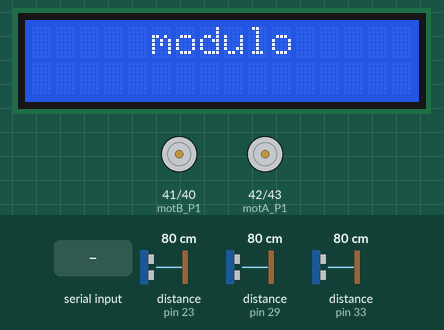
This sketch was run on a simulated Arduino Mega 2560, built with avr-gcc and run on an emulated ATmega2560. Parts: 16×2 character LCD, motor-driver pin pairs drawn as motors (green arrow = first pin HIGH = forward, orange = second pin HIGH = backward, longer = more drive, scaled by the enable pin). Wiring (inferred from the names in the program): 3 × ultrasonic range finder: trigger pin 22, echo pin 23 / trigger pin 28, echo pin 29 / trigger pin 32, echo pin 33. The inputs (shaded band) are chosen by the test bench; at power-on: distance to the obstacle (sensors on pin 23, pin 29, pin 33) 80 cm. The echo pulse lasts 58.3 µs per cm; what the sketch prints to the serial monitor is not drawn.

Above: at 2.2 s.
2.3 s: distance to the obstacle (sensor on pin 23) set to 23 cm
3.8 s: distance to the obstacle (sensor on pin 23) set to 19 cm
At 5.0 s:
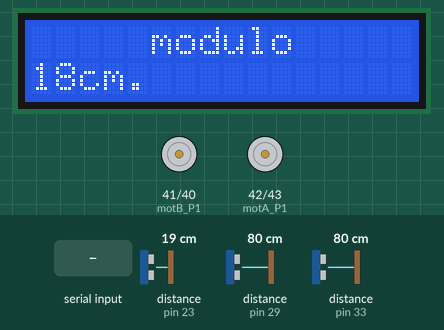
5.3 s: "04\n" received over Serial
At 6.6 s:
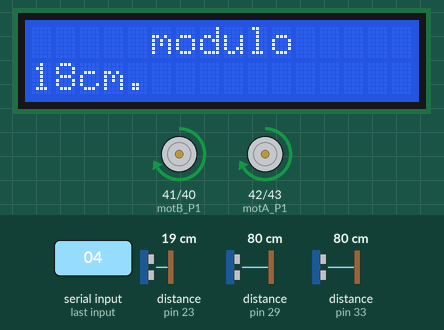
6.9 s: "01\n" received over the second serial link
At 7.6 s:
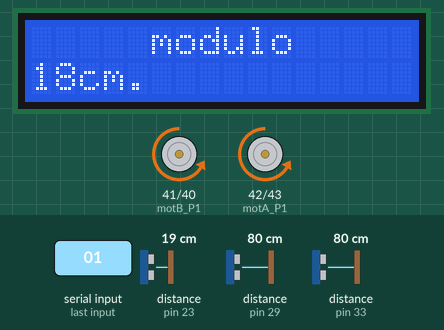
8.4 s: "02\n" received over Serial
At 9.6 s:
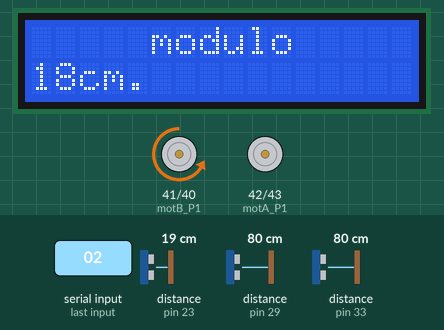
9.9 s: "03\n" received over the second serial link
At 11.3 s:
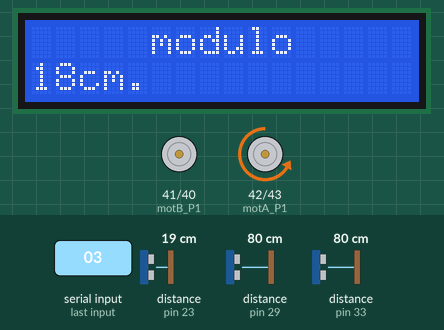
Timing chart, 0 to 12.4 s (numbered marks = the images above; inputs shaded):
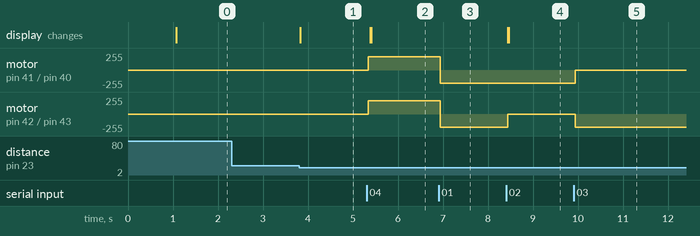

Measured:
- the behaviour switches between 21 and 20 cm on distance to the obstacle (sensor on pin 23) (found by bisection; images 0 and 1)
- after the input at 2.3 s, every drawn part: stays the same
- after the input at 3.8 s, the display: changes at once (image 1)
- after the input at 5.3 s, motor on pin 41 (motB_P1) / pin 40 (motB_P2), motor on pin 42 (motA_P1) / pin 43 (motA_P2): stopped → forward 200/255 at once; the display: first changes after 0.09 s (image 2 shows a later state)
- after the input at 6.9 s, motor on pin 41 (motB_P1) / pin 40 (motB_P2), motor on pin 42 (motA_P1) / pin 43 (motA_P2): forward 200/255 → backward 200/255 at once
- after the input at 8.4 s, motor on pin 42 (motA_P1) / pin 43 (motA_P2): backward 200/255 → stopped at once; the display: first changes at once (image 4 shows a later state)
- after the input at 9.9 s, motor on pin 41 (motB_P1) / pin 40 (motB_P2): backward 200/255 → stopped at once; motor on pin 42 (motA_P1) / pin 43 (motA_P2): stopped → backward 200/255 at once

The sketch:

proyect_003.ino
```cpp
#include "configproy.h"
#include "encoder.h"
#include "leds.h"
#include "motor.h"
#include "ultrasonido.h"
#include "serial.h"
#include "mensajes_lcd.h"
#include "rutinas.h"

unsigned char indice_principal=0;
unsigned char indice_temp=0;


void setup() {
  config_usart();
  config_voz();
  config_lcdi2c();
  config_ultrasonido();
  config_motor();
  config_encoder();
}

unsigned long d1=0;
void loop() {
  indice_principal=(indice_principal)&(sensar());
  movimiento(indice_principal);
  comunicacion(indice_principal);
  readSerial();
  indice_temp=indice_principal;
  indice_principal=analisis();
  if(indice_principal==0xFF){indice_principal=indice_temp;}
}
```

encoder.h
```cpp
//necesito revisar timer0

unsigned long RPM_A(void){
    while(!digitalRead(motAENC));
    unsigned long t11=pulseInLong(motAENC,LOW);
    while(digitalRead(motAENC));
    unsigned long t12=pulseInLong(motAENC,HIGH);
    t11=t11+t12;
    t11=t11*20;//tiempo(micro) en que hace una revolucion
    unsigned long RPM=60*1000*1000/t11;
    return RPM;
}

unsigned long RPM_B(void){
    while(!digitalRead(motBENC));
    unsigned long t11=pulseInLong(motBENC,LOW);
    while(digitalRead(motBENC));
    unsigned long t12=pulseInLong(motBENC,HIGH);
    t11=t11+t12;
    t11=t11*20;//tiempo(micro) en que hace una revolucion
    unsigned long RPM=60*1000*1000/t11;
    return RPM;
}
```

leds.h
```cpp
void parpadeo (void){
  for(char i=0;i<30;i++){
    digitalWrite(led_on, HIGH);
    delayMicroseconds(15000);
    digitalWrite(led_on, LOW );
    delayMicroseconds(15000);
  }
return;}
```

motor.h
```cpp
unsigned char PWM_temp=0;//limites
unsigned char PWMF=200;//FIN PWM
unsigned char PWMI=130;//INICIO PWM
unsigned char PWMP=00;//nulo

void velocidad(unsigned char vel){
  PWM_temp=vel;
  analogWrite(motAPWM,vel);
  analogWrite(motBPWM,vel);
return;}
void avanzar(void){
  velocidad(PWMF);
  digitalWrite(motA_P1, LOW );
  digitalWrite(motA_P2, HIGH);
  digitalWrite(motB_P1, LOW );
  digitalWrite(motB_P2, HIGH);
return;}
void retroceder(void){
  velocidad(PWMF);
  digitalWrite(motA_P1, HIGH);
  digitalWrite(motA_P2, LOW );
  digitalWrite(motB_P1, HIGH);
  digitalWrite(motB_P2, LOW );
return;}
void izquierda(void){
  velocidad(PWMF);
  digitalWrite(motA_P1, LOW );
  digitalWrite(motA_P2, LOW );
  digitalWrite(motB_P1, LOW );//ACTIVAR MOTOR DERECHO PARA IR A LA IZQUIERDA
  digitalWrite(motB_P2, HIGH );
return;}
void derecha(void){
  velocidad(PWMF);
  digitalWrite(motA_P1, LOW );//ACTIVAR MOTOR IZQUIERDA PARA IR A LA DERECHO
  digitalWrite(motA_P2, HIGH);
  digitalWrite(motB_P1, LOW );
  digitalWrite(motB_P2, LOW );
return;}
void parar(void){
  velocidad(PWMP);
  digitalWrite(motA_P1, LOW);//Inicializamos el pin con 0
  digitalWrite(motA_P2, LOW);//Inicializamos el pin con 0
  digitalWrite(motB_P1, LOW);//Inicializamos el pin con 0
  digitalWrite(motB_P2, LOW);//Inicializamos el pin con 0
return;}
```

rutinas.h
```cpp
unsigned long cuentaS=0;

char sensar(void){//NECESITA TRABAJAR CON DOS VARIABLES:MOVIMIENTO(ADONDE NOS QUEREMOS MOVER) Y VARIABLE COUNT(DE DONDE PROVIENE EL BLOQUEO)
  unsigned char indiceS=0xFF;
  unsigned long d=0;
  unsigned long temp_d=99;
  unsigned char count=0;
  d=distancia(trig1,echo1);//no funciona
  if(d<20){ if(temp_d>d){temp_d=d;}
            if(d<18){count|=0b00000001;}else{count&=0b11111110;}}
            while(d!=0){d=0;}
  d=distancia(trig2,echo2);
  if(d<20){ if(temp_d>d){temp_d=d;}
            if(d<18){count|=0b00000010;}else{count&=0b11111101;}}
            while(d!=0){d=0;}
  d=distancia(trig3,echo3);
  if(d<20){ if(temp_d>d){temp_d=d;}
            if(d<18){count|=0b00000100;}else{count&=0b11111011;}}
            while(d!=0){d=0;}

  if(temp_d!=99){enviar_lcd(temp_d);}//if(temp_d!=99 & temp_d!=0){enviar_lcd(temp_d);}
  else{cuentaS=cuentaS+1;}
  if(cuentaS==8){lcd.setCursor(0,1);lcd.print("              ");cuentaS=0;}
  temp_d=99;
  if(count!=0){indiceS=0;}//me dice de donde viene el obstaculo
  count=0;
return indiceS;}

void movimiento(char ind){
  switch(ind){
    case 0:
      parar();break;
    case 1:
      avanzar();break;
    case 2:
      izquierda();break;
    case 3:
      derecha();break;
    case 4:
      retroceder();break;
    default:
      parar();break;
   }
return;}
```

serial.h
```cpp
////////////////////////////
#include <string>
#include <cstring>
///////////////
#define SYSRESETREQ    (1<<2)
#define VECTKEY        (0x05fa0000UL)
#define VECTKEY_MASK   (0x0000ffffUL)
#define AIRCR          (*(uint32_t*)0xe000ed0cUL) // fixed arch-defined address
#define REQUEST_EXTERNAL_RESET (AIRCR=(AIRCR&VECTKEY_MASK)|VECTKEY|SYSRESETREQ)
////////////////////
String inputString = "";         // a String to hold incoming data
bool stringComplete = false;  // whether the string is complete
bool stringComplete1 = false;  // whether the string is complete
bool stringComplete2 = false;
bool stringComplete3 = false;

void config_usart(){
  // initialize serial:
  Serial.begin(9600);
  Serial.setTimeout(50);
  Serial1.begin(9600);
  Serial1.setTimeout(50);
  Serial2.begin(9600);
  Serial2.setTimeout(50);
  Serial3.begin(9600);
  Serial3.setTimeout(50);
  inputString.reserve(30);
  Serial.println ("bienvenido");
  Serial2.println("bienvenido");
  Serial3.println("bienvenido");
return;}

void config_voz(){
    Serial1.write((byte)0xAA);
    Serial1.write((byte)0x08);
    Serial1.write((byte)0x30);
    Serial1.write((byte)0x00);//puede ser interpretado como un puntero//NULL
    Serial1.write((byte)0x01);
    Serial1.write((byte)0x02);
    Serial1.write((byte)0x03);
    Serial1.write((byte)0x04);
    Serial1.write((byte)0x05);
    Serial1.write((byte)0x0A);
    inputString = "";        // a String to hold incoming data
    stringComplete  = false; // whether the string is complete
    stringComplete1 = false; // whether the string is complete
    stringComplete2 = false;
    stringComplete3 = false;
return;}

void readSerial(void) {
  while (Serial.available()>0) {
    char inChar = (char)Serial.read();
    if(inChar>0x29 & inChar<0x3A){inputString += inChar;}
    if(inChar == '\n') {stringComplete = true;}
  }
  while (Serial1.available()>0) {
    char inChar = (char)Serial1.read();
    if(inChar>0x29 & inChar<0x3A){inputString += inChar;}
    if(inChar == '\n') {stringComplete1= true;}
  }
  while (Serial2.available()>0) {
    char inChar = (char)Serial2.read();
    if(inChar>0x29 & inChar<0x3A){inputString += inChar;}
    if(inChar == '\n') {stringComplete2= true;}
  }
  while (Serial3.available()>0) {
    char inChar = (char)Serial3.read();
    if(inChar>0x29 & inChar<0x3A){inputString += inChar;}
    if(inChar == '\n') {stringComplete3= true;}
  }
return;}

char comparar_mensaje(){
  static char indiceC=0;
  if(inputString=="00"){indiceC=0;}
  if(inputString=="01"){indiceC=1;}
  if(inputString=="02"){indiceC=2;}
  if(inputString=="03"){indiceC=3;}
  if(inputString=="04"){indiceC=4;}
  if(inputString=="0" ){indiceC=9;}//modulo de voz conectado(AA LEN 30 N°REGISTROS REGISTROS ESTADOS 0A)
  if(inputString=="01234"){indiceC=10;}//reinicio
return indiceC;}

char analisis(void){
  char indiceA=0xFF;
  if (stringComplete) {//computadora
    Serial.println (inputString);
    Serial1.print  (inputString);//no puede haber salto de linea
    Serial2.println(inputString);
    Serial3.println(inputString);
    //verificar
    indiceA=comparar_mensaje();
    // clear the string:
    inputString = "";
  }
  if (stringComplete1) {//modulo de voz//solo transmitor
    Serial.println (inputString);
    Serial2.println(inputString);
    Serial3.println(inputString);
    //verificar
    indiceA=comparar_mensaje();
    // clear the string:
    inputString = "";
  }
  if (stringComplete2) {//externo
    Serial.println (inputString);
    Serial2.println(inputString);
    Serial3.println(inputString);
    //verificar
    indiceA=comparar_mensaje();
    // clear the string:
    inputString = "";
  }
  if (stringComplete3) {//bluetooth
    Serial.println (inputString);
    Serial2.println(inputString);
    Serial3.println(inputString);
    //verificar
    indiceA=comparar_mensaje();
    // clear the string:
    inputString = "";
  }
  stringComplete  = false;
  stringComplete1 = false;
  stringComplete2 = false;
  stringComplete3 = false;
return indiceA;}

///////////////////
void comunicacion(char ind){
  char indiceF=0; indiceF=ind;
  static char indiceF_temp=0;
  if(indiceF!=indiceF_temp){
    indiceF_temp=indiceF;
    switch(ind){
      case 0:
        Serial.println ("mov: parar");
        Serial2.println("mov: parar");
        Serial3.println("mov: parar"); break;

      case 1:
        Serial.println ("mov: avanzar");
        Serial2.println("mov: avanzar");
        Serial3.println("mov: avanzar"); break;
      case 2:
        Serial.println ("mov: izquierda");
        Serial2.println("mov: izquierda");
        Serial3.println("mov: izquierda"); break;
      case 3:
        Serial.println ("mov: derecha");
        Serial2.println("mov: derecha");
        Serial3.println("mov: derecha");  break;
      case 4:
        Serial.println ("mov: retroceder");
        Serial2.println("mov: retroceder");
        Serial3.println("mov: retroceder");break;
      case 9:
        Serial.println ("CONECTADO");
        Serial2.println("CONECTADO");
        Serial3.println("CONECTADO");break;//call reset
      case 10:
        Serial.println ("REINICIO");
        Serial2.println("REINICIO");
        Serial3.println("REINICIO");
        delay(500);REQUEST_EXTERNAL_RESET; break;//call reset
      default:
        break;
    }
  }
return;}
```

ultrasonido.h
```cpp
unsigned long distancia (const char trig, const char echo){
  unsigned long t=0;
  unsigned long d=0;
  digitalWrite(trig, HIGH);
  digitalWrite(trig, HIGH);
  delayMicroseconds(12);          //Enviamos un pulso de 10us
  digitalWrite(trig, LOW);
  digitalWrite(trig, LOW);
  t = pulseInLong(echo, HIGH);
  delayMicroseconds(200); //8 pulsos que se necesitan para que se pueda volver a activar el trigger
  d=(t)*(346.13)/20000;
  t=0;
  return d;
}
```

configproy.h
```cpp
//pines
//el sentido de asignacion de pines es de izquierda a derecha
//pines de sensores
const char echo1 = 23;//izquierda
const char trig1 = 22;
const char echo2 = 29;//derecha
const char trig2 = 28;
const char echo3 = 33;//atraS
const char trig3 = 32;
//pines de los motores
const char motAPWM = 9;//PIN DEL PWM DEL MOTOR B //ENABLE B DEL MODULO DE POTENCIA//IZQUIERDO
const char motBPWM = 8;//PIN DEL PWM DEL MOTOR A //ENABLE A DEL MODULO DE POTENCIA//DERECHO
const char motA_P1 = 42;//IN4 DEL MODULO DE POTENCIA PARA EL MOTOR A
const char motA_P2 = 43;//IN3 DEL MODULO DE POTENCIA PARA EL MOTOR A
const char motB_P1 = 41;//IN2 DEL MODULO DE POTENCIA PARA EL MOTOR B
const char motB_P2 = 40;//IN1 DEL MODULO DE POTENCIA PARA EL MOTOR B
const char motAENC = 51;//PIN DEL ENCODER DEL MOTOR A
const char motBENC = 53;//PIN DEL ENCODER DEL MOTOR B
//pines de los leds
const char led_on  = 13;//led del sistema/led de marcha y parada del carro
const char led_ade = 7;
const char led_ret = 6;
const char led_der = 5;
const char led_izq = 4;
/* otros pines:
    I2C0:  20 y 21 para el lcd
    UART0: 00 y 01 para la pc
    UART1: 19 y 18 para el modulo de voz
    UART2: 17 y 16 para el modulo bluetooh
*/
void config_ultrasonido() {
  //inicializar pines del sensor
  pinMode(trig1, OUTPUT); //pin como salida
  pinMode(echo1, INPUT );  //pin como entrada
  pinMode(trig2, OUTPUT); //pin como salida
  pinMode(echo2, INPUT );  //pin como entrada
  pinMode(trig3, OUTPUT); //pin como salida
  pinMode(echo3, INPUT );  //pin como entrada
  digitalWrite(trig1, LOW);//Inicializamos el pin con 0
  digitalWrite(trig2, LOW);//Inicializamos el pin con 0
  digitalWrite(trig3, LOW);//Inicializamos el pin con 0
return;}

void config_motor(){
  //inicializar pines del motor
  pinMode(motAPWM, OUTPUT); //pin como salida
  pinMode(motA_P1, OUTPUT); //pin como salida
  pinMode(motA_P2, OUTPUT); //pin como salida
  pinMode(motAENC, INPUT ); //pin como entrada
  pinMode(motBPWM, OUTPUT); //pin como salida
  pinMode(motB_P1, OUTPUT); //pin como salida
  pinMode(motB_P2, OUTPUT); //pin como salida
  pinMode(motBENC, INPUT ); //pin como entrada
  digitalWrite(motAPWM, LOW);//Inicializamos el pin con 0
  digitalWrite(motA_P1, LOW);//Inicializamos el pin con 0
  digitalWrite(motA_P2, LOW);//Inicializamos el pin con 0
  digitalWrite(motBPWM, LOW);//Inicializamos el pin con 0
  digitalWrite(motB_P1, LOW);//Inicializamos el pin con 0
  digitalWrite(motB_P2, LOW);//Inicializamos el pin con 0
return;}

void config_encoder(){
  //inicializar pines del encoder
  pinMode(motAENC, INPUT ); //pin como entrada
  pinMode(motBENC, INPUT ); //pin como entrada
return;}
```

mensajes_lcd.h
```cpp
#define _OPEN_SYS_ITOA_EXT
#include <stdio.h>
#include <stdlib.h>
#include <math.h>

#include <Wire.h>
#include <LiquidCrystal_I2C.h>
//variables
char DIR_I2C=0x27;//direccion del adress del I2C
LiquidCrystal_I2C lcd(DIR_I2C,20,4);

void config_lcdi2c(void){
  lcd.init();
  lcd.backlight();
  lcd.clear();
  lcd.print(" Silla de Ruedas ");
  lcd.setCursor(0,1);
  lcd.print("       UTP      ");
  delayMicroseconds(15000);delayMicroseconds(15000);delayMicroseconds(15000);delayMicroseconds(15000);
  delayMicroseconds(15000);delayMicroseconds(15000);delayMicroseconds(15000);delayMicroseconds(15000);
  delayMicroseconds(15000);delayMicroseconds(15000);delayMicroseconds(15000);delayMicroseconds(15000);
  delayMicroseconds(15000);delayMicroseconds(15000);delayMicroseconds(15000);delayMicroseconds(15000);
  delayMicroseconds(15000);delayMicroseconds(15000);delayMicroseconds(15000);delayMicroseconds(15000);
  delayMicroseconds(15000);delayMicroseconds(15000);delayMicroseconds(15000);delayMicroseconds(15000);
  delayMicroseconds(15000);delayMicroseconds(15000);delayMicroseconds(15000);delayMicroseconds(15000);
  delayMicroseconds(15000);delayMicroseconds(15000);delayMicroseconds(15000);delayMicroseconds(15000);
  delayMicroseconds(15000);delayMicroseconds(15000);delayMicroseconds(15000);delayMicroseconds(15000);
  delayMicroseconds(15000);delayMicroseconds(15000);delayMicroseconds(15000);delayMicroseconds(15000);
  delayMicroseconds(15000);delayMicroseconds(15000);delayMicroseconds(15000);delayMicroseconds(15000);
  delayMicroseconds(15000);delayMicroseconds(15000);delayMicroseconds(15000);delayMicroseconds(15000);
  delayMicroseconds(15000);delayMicroseconds(15000);delayMicroseconds(15000);delayMicroseconds(15000);
  delayMicroseconds(15000);delayMicroseconds(15000);delayMicroseconds(15000);delayMicroseconds(15000);
  delayMicroseconds(15000);delayMicroseconds(15000);delayMicroseconds(15000);delayMicroseconds(15000);
  delayMicroseconds(15000);delayMicroseconds(15000);delayMicroseconds(15000);delayMicroseconds(15000);
  lcd.clear();lcd.setCursor(0,0);lcd.print("     modulo     ");
return;}

void enviar_lcd(unsigned long d){ //envio de distancia a l lcd
  unsigned long temp_d=0;
  temp_d=d;
  lcd.setCursor(0,1);// quitar para mandar una posicion

  char buf [6]="00";//char buf [6]="";
  ultoa(temp_d,buf,10);
  for(char i=0;i<6;i++){
    if((buf[i]>=0x30) & (buf[i]<=0x39)){lcd.write(buf[i]);
  }}
  lcd.print("cm.  ");
  while(temp_d!=0){temp_d=0;}
  delayMicroseconds(5000);
return;}
```
